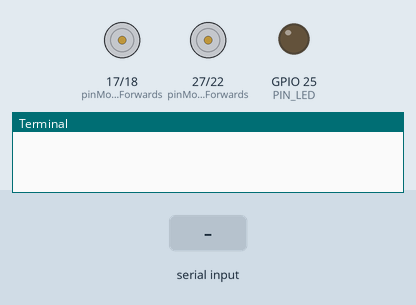
A program run on a simulated Raspberry Pi (BCM pin numbers). Parts: motor-driver pin pairs drawn as motors (green arrow = first pin HIGH = forward, orange = second pin HIGH = backward, longer = more drive), output pins drawn as LEDs (lit = HIGH), the last lines printed to the terminal. Inputs (shaded band) come from the test bench.

Above: at 2.7 s.
2.8 s: "a" typed at the terminal
At 2.9 s:
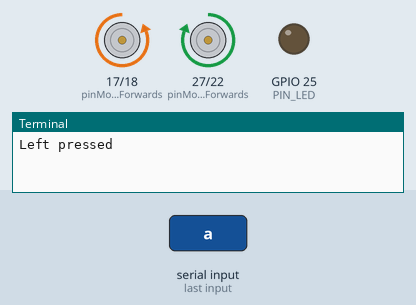
4.5 s: "d" typed at the terminal
At 4.6 s:
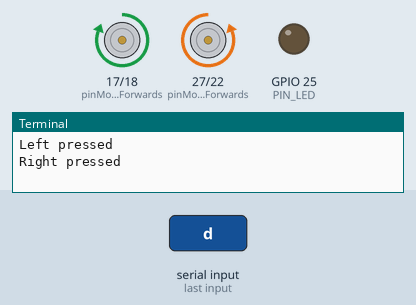
6.2 s: "w" typed at the terminal
At 6.3 s:
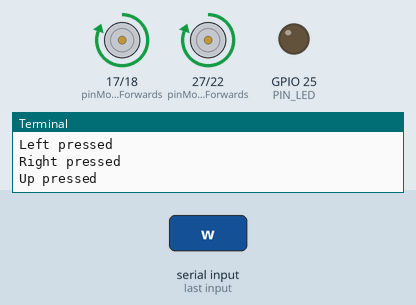
7.9 s: "s" typed at the terminal
At 8.0 s:
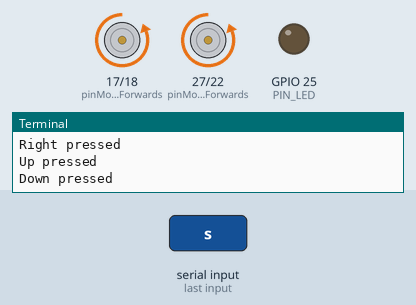
Timing chart, 0 to 10.6 s (numbered marks = the images above; inputs shaded):
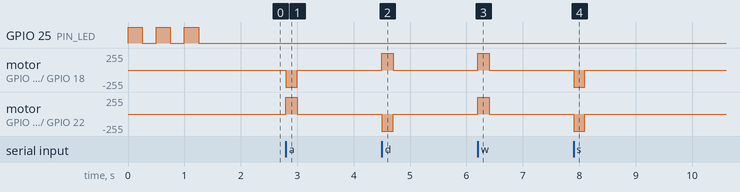

The program:

code_from_internet.py
```python
# CamJam EduKit 3 - Robotics
# Wii controller remote control script

import RPi.GPIO as GPIO # Import the GPIO Library
import time # Import the Time library

# Set the GPIO modes
GPIO.setmode(GPIO.BCM)
GPIO.setwarnings(False)

# Set variables for the GPIO motor pins
pinMotorAForwards = 27
pinMotorABackwards = 22
pinMotorBForwards = 17
pinMotorBBackwards = 18

# Set the GPIO Pin mode
GPIO.setup(pinMotorAForwards, GPIO.OUT)
GPIO.setup(pinMotorABackwards, GPIO.OUT)
GPIO.setup(pinMotorBForwards, GPIO.OUT)
GPIO.setup(pinMotorBBackwards, GPIO.OUT)

# Turn all motors off
def StopMotors():
    GPIO.output(pinMotorAForwards, 0)
    GPIO.output(pinMotorABackwards, 0)
    GPIO.output(pinMotorBForwards, 0)
    GPIO.output(pinMotorBBackwards, 0)

# Turn both motors forwards
def Forwards():
    GPIO.output(pinMotorAForwards, 1)
    GPIO.output(pinMotorABackwards, 0)
    GPIO.output(pinMotorBForwards, 1)
    GPIO.output(pinMotorBBackwards, 0)

# Turn both motors backwards
def Backwards():
    GPIO.output(pinMotorAForwards, 0)
    GPIO.output(pinMotorABackwards, 1)
    GPIO.output(pinMotorBForwards, 0)
    GPIO.output(pinMotorBBackwards, 1)

def Left():
    GPIO.output(pinMotorAForwards, 1)
    GPIO.output(pinMotorABackwards, 0)
    GPIO.output(pinMotorBForwards, 0)
    GPIO.output(pinMotorBBackwards, 1)

def Right():
    GPIO.output(pinMotorAForwards, 0)
    GPIO.output(pinMotorABackwards, 1)
    GPIO.output(pinMotorBForwards, 1)
    GPIO.output(pinMotorBBackwards, 0)

StopMotors()
import sys, termios, tty, os

def getch():
    fd = sys.stdin.fileno()
    old_settings = termios.tcgetattr(fd)
    try:
        tty.setraw(sys.stdin.fileno())
        ch = sys.stdin.read(1)

    finally:
        termios.tcsetattr(fd, termios.TCSADRAIN, old_settings)
    return ch

PIN_LED = 25
GPIO.setup(PIN_LED, GPIO.OUT)
GPIO.output(PIN_LED, 0)
button_delay = 0.2

for x in range(0,3):
    GPIO.output(PIN_LED, 1)
    time.sleep(0.25)
    GPIO.output(PIN_LED, 0)
    time.sleep(0.25)

while True:
    char = getch()

    if (char == "q"):
        StopMotors()
        exit(0)

    if (char == "a"):
        print 'Left pressed'
        Left()
        time.sleep(button_delay)

    if (char == "d"):
        print 'Right pressed'
        Right()
        time.sleep(button_delay)

    elif (char == "w"):
        print 'Up pressed'
        Forwards()
        time.sleep(button_delay)

    elif (char == "s"):
        print 'Down pressed'
        Backwards()
        time.sleep(button_delay)

    StopMotors()
```

Measured:
- after the input at 2.8 s, motor on GPIO 17 (pinMotorBForwards) / GPIO 18 (pinMotorBBackwards): stopped → backward 255/255 at once, → stopped 0.20 s later; motor on GPIO 27 (pinMotorAForwards) / GPIO 22 (pinMotorABackwards): stopped → forward 255/255 at once, → stopped 0.20 s later
- after the input at 4.5 s, motor on GPIO 17 (pinMotorBForwards) / GPIO 18 (pinMotorBBackwards): stopped → forward 255/255 at once, → stopped 0.20 s later; motor on GPIO 27 (pinMotorAForwards) / GPIO 22 (pinMotorABackwards): stopped → backward 255/255 at once, → stopped 0.20 s later
- after the input at 6.2 s, motor on GPIO 17 (pinMotorBForwards) / GPIO 18 (pinMotorBBackwards), motor on GPIO 27 (pinMotorAForwards) / GPIO 22 (pinMotorABackwards): stopped → forward 255/255 at once, → stopped 0.20 s later
- after the input at 7.9 s, motor on GPIO 17 (pinMotorBForwards) / GPIO 18 (pinMotorBBackwards), motor on GPIO 27 (pinMotorAForwards) / GPIO 22 (pinMotorABackwards): stopped → backward 255/255 at once, → stopped 0.20 s later
